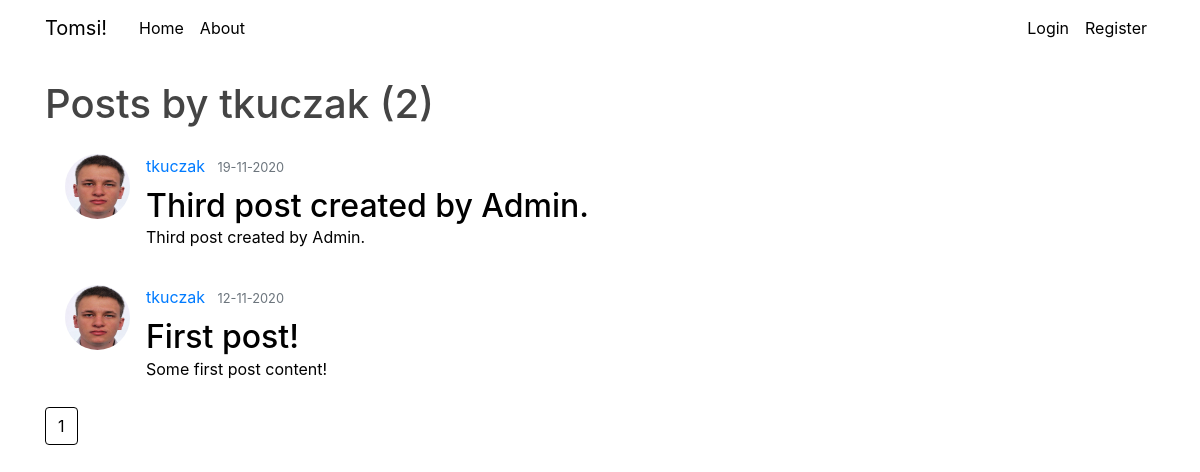
/user/tkuczak, run on an earlier commit of the app's database.
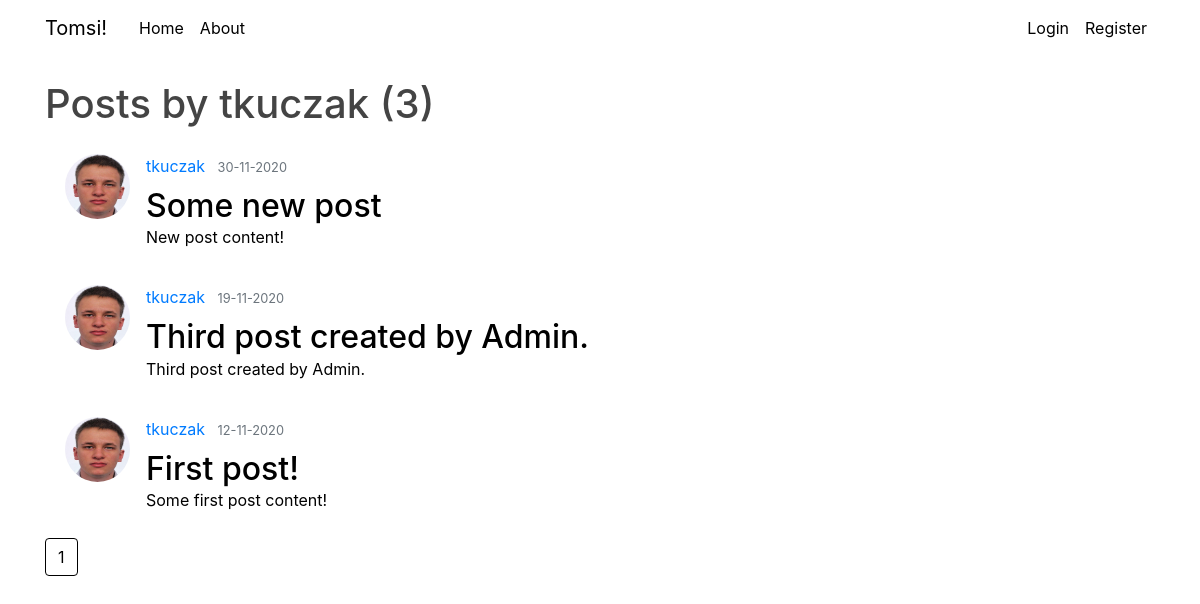
And on a later commit of the database.
### blog/models.py (models this page shows, shortened)
class Post(db.Model):
    id = db.Column(db.Integer(), primary_key=True)
    author_id = db.Column(db.Integer(), db.ForeignKey('user.id'), nullable=False)
    title = db.Column(db.String(128),nullable=False)
    content = db.Column(db.Text, nullable=False)
    date_posted = db.Column(db.DateTime, nullable=False, default = datetime.now)
    comments = db.relationship('Comments', backref='post', lazy=True, order_by='Comments.date_posted.desc()')

class User(db.Model, UserMixin):
    id = db.Column(db.Integer(), primary_key=True)
    username = db.Column(db.String(20), unique=True, nullable=False)
    email = db.Column(db.String(128), unique=True, nullable=False)
    image_file = db.Column(db.String(20), nullable=False, default='default.jpg')
    password = db.Column(db.String(60), nullable=False)
    active = db.Column(db.Boolean(), nullable=False, default=0)
    posts = db.relationship('Post', backref='author', lazy=True)
    comments = db.relationship('Comments', backref='author', lazy=True)
    roles = db.relationship('Role', secondary='user_roles',  backref=db.backref('user', lazy=True), lazy='subquery')

### blog/users/routes.py (the view)
@users.route("/user/<string:username>")
def user_posts(username):
    page = request.args.get('page', 1, type=int)
    user = User.query.filter_by(username=username).first_or_404()
    posts = Post.query.filter_by(author=user).order_by(Post.date_posted.desc()).paginate(page=page, per_page=5)
    return render_template('user_posts.html', posts=posts, user=user)

### blog/templates/user_posts.html
{% extends "layout.html" %}
{% block content %}
    <h1 class="mb-3">Posts by {{ user.username }} ({{ posts.total }})</h1>
    {% for post in posts.items %}
        <article class="media content-section">
            <img class="rounded-circle article-img" src="{{ url_for('static', filename = 'profile_pics/' + post.author.image_file) }}">
            <div class="media-body">
                <div class="article-metadata">
                    <a class="mr-2" href="{{ url_for('users.user_posts', username=post.author.username) }}">{{ post.author.username }}</a>
                    <small class="text-muted">{{ post.date_posted.strftime('%d-%m-%Y') }}</small>
                </div>
            <h2><a class="article-title" href="{{ url_for('posts.post', post_id=post.id) }}">{{ post.title }}</a></h2>
            <p class="article-content">{{ post.content }}</p>
          </div>
        </article>
    {% endfor %}
    {% for page_num in posts.iter_pages(left_edge=1, right_edge=1, left_current=1, right_current=2) %}
        {% if page_num %}
            {% if posts.page == page_num %}
                <a class="btn btn-info mb-4" href="{{ url_for('main.home', page=page_num) }}">{{ page_num }}</a>
            {% else %}
                <a class="btn btn-outline-info mb-4" href="{{ url_for('main.home', page=page_num) }}">{{ page_num }}</a>
            {% endif %}
        {% else %}
            ...
        {% endif %}
    {% endfor %}
{% endblock content %}

What changed in the data, as far as the page shows it:
added Post: image_file (picture), author.username "tkuczak", date_posted "30-11-2020", title "Some new post", content "New post content!"
Also different on the page:
{{ posts.total }}: "2" → "3"
